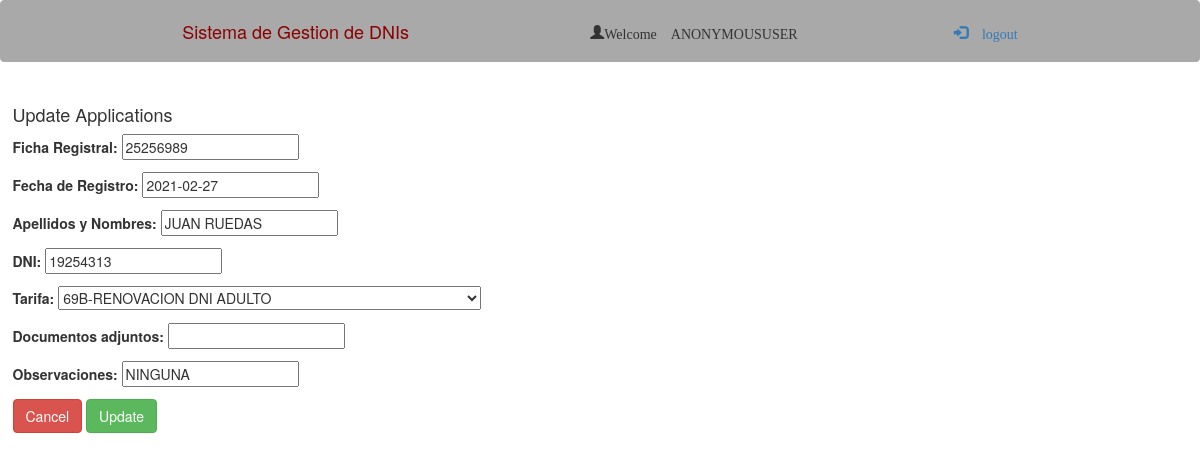
/register/Applications-Update/1, run on the app's committed database.
### register/models.py (models this page shows, shortened)
class application(models.Model):
    ficharegistral = models.CharField(max_length=12)
    fecharegistro = models.DateField()
    nombres = models.CharField(max_length=120)
    dni = models.IntegerField()
    tarifa = models.ForeignKey('tarifa',on_delete=models.CASCADE)
    usuario = models.ForeignKey(User,on_delete=models.CASCADE)
    docs_adjuntos = models.CharField(max_length=150, blank=True, null=True)
    observaciones = models.CharField(max_length=150)
    fecharecepcion = models.DateField(blank=True, null=True)
    hojaremision = models.CharField(max_length=16, blank=True)
    fechaentrega = models.DateTimeField(blank=True, null=True)
    estado = models.CharField(max_length=1, choices=[
        ('R',"Registrado"),
        ('E',"Enviado"),
        ('O',"Recibido"),
        ('X',"Entregado")
    ])

### register/views.py (the view, shortened to what this page needs)
# urls.py: path('Applications-Update/<int:id>', views.ApplicationsUpdate, name='applications-update'),
def ApplicationsUpdate(request, id):
    applicationtoedit = application.objects.get(id=id)
    form = ApplicationForm(initial={'fecharegistro':applicationtoedit.fecharegistro,
                                    'ficharegistral': applicationtoedit.ficharegistral,
                                    'dni': applicationtoedit.dni,
                                    'nombres': applicationtoedit.nombres,
                                    'tarifa': applicationtoedit.tarifa,
                                    'doc_adjuntos':applicationtoedit.docs_adjuntos,
                                    'observaciones':applicationtoedit.observaciones})
    return render(request,'registration/applications_update.html',{'form':form})

### register/forms.py
class ApplicationForm(forms.ModelForm):
    class Meta:
        model = application
        fields = ['ficharegistral','fecharegistro', 'nombres', 'dni', 'tarifa' , 'docs_adjuntos', 'observaciones',]
        labels = {
        "ficharegistral": "Ficha Registral",
        "fecharegistro": "Fecha de Registro",
        "nombres":"Apellidos y Nombres:",
        "dni":"DNI:",
        "tarifa":"Tarifa:",
        "docs_adjuntos":"Documentos adjuntos:",
        "observaciones":"Observaciones:"
        }

### register/models.py (called while the page is built)
    def __str__(self):
        return self.codigo + "-"+self.descripcion

### templates/registration/applications_update.html (shortened to what this page needs)
{% extends "registration/base.html" %}
{% block content %}
<div class="card-body">
    <h4>Update Applications</h4>
    <form method="post">
        {{form.as_p}}
        <a type="button" class="btn btn-danger" href="/register">Cancel</a>
        <button type="submit" class="btn btn-success">Update</button>
    </form>
</div>
{% endblock %}

### data on the page
application: ficharegistral "25256989", fecharegistro "2021-02-27", nombres "JUAN RUEDAS", dni "19254313", tarifa "69B-RENOVACION DNI ADULTO", observaciones "NINGUNA"

### other printed values
{{ user | upper }} "ANONYMOUSUSER"
